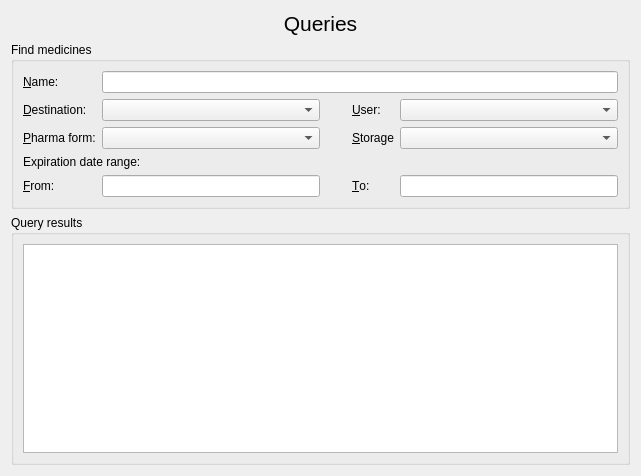
<?xml version="1.0" encoding="UTF-8"?>
<ui version="4.0">
 <class>QueriesForm</class>
 <widget class="QWidget" name="QueriesForm">
  <property name="geometry">
   <rect>
    <x>0</x>
    <y>0</y>
    <width>641</width>
    <height>476</height>
   </rect>
  </property>
  <property name="windowTitle">
   <string>Form</string>
  </property>
  <layout class="QVBoxLayout" name="verticalLayout_2">
   <item>
    <widget class="QLabel" name="m_lblTitle">
     <property name="font">
      <font>
       <pointsize>16</pointsize>
      </font>
     </property>
     <property name="text">
      <string>Queries</string>
     </property>
     <property name="alignment">
      <set>Qt::AlignCenter</set>
     </property>
    </widget>
   </item>
   <item>
    <widget class="QGroupBox" name="m_gboxQueryCondition">
     <property name="title">
      <string>Find medicines</string>
     </property>
     <layout class="QGridLayout" name="gridLayout">
      <item row="4" column="1">
       <widget class="QLineEdit" name="m_leExpDateFrom"/>
      </item>
      <item row="0" column="0">
       <widget class="QLabel" name="m_lblName">
        <property name="text">
         <string>&amp;Name:</string>
        </property>
        <property name="buddy">
         <cstring>m_leName</cstring>
        </property>
       </widget>
      </item>
      <item row="1" column="1">
       <widget class="QComboBox" name="m_cboxDestination"/>
      </item>
      <item row="2" column="0">
       <widget class="QLabel" name="m_lblPharmaForm">
        <property name="text">
         <string>&amp;Pharma form:</string>
        </property>
        <property name="buddy">
         <cstring>m_cboxPharmaForm</cstring>
        </property>
       </widget>
      </item>
      <item row="1" column="4">
       <widget class="QComboBox" name="m_cboxUser"/>
      </item>
      <item row="0" column="1" colspan="4">
       <widget class="QLineEdit" name="m_leName"/>
      </item>
      <item row="2" column="3">
       <widget class="QLabel" name="m_lblStorage">
        <property name="text">
         <string>&amp;Storage</string>
        </property>
        <property name="buddy">
         <cstring>m_cboxStorage</cstring>
        </property>
       </widget>
      </item>
      <item row="1" column="0">
       <widget class="QLabel" name="m_lblDestination">
        <property name="text">
         <string>&amp;Destination:</string>
        </property>
        <property name="buddy">
         <cstring>m_cboxDestination</cstring>
        </property>
       </widget>
      </item>
      <item row="4" column="4">
       <widget class="QLineEdit" name="m_leExpDateTo"/>
      </item>
      <item row="1" column="3">
       <widget class="QLabel" name="m_lblUser">
        <property name="text">
         <string>&amp;User:</string>
        </property>
        <property name="buddy">
         <cstring>m_cboxUser</cstring>
        </property>
       </widget>
      </item>
      <item row="2" column="1">
       <widget class="QComboBox" name="m_cboxPharmaForm"/>
      </item>
      <item row="4" column="3">
       <widget class="QLabel" name="m_lblExpDateTo">
        <property name="text">
         <string>&amp;To:</string>
        </property>
        <property name="buddy">
         <cstring>m_leExpDateTo</cstring>
        </property>
       </widget>
      </item>
      <item row="3" column="0" colspan="2">
       <widget class="QLabel" name="m_lblExpDateRange">
        <property name="sizePolicy">
         <sizepolicy hsizetype="Preferred" vsizetype="Fixed">
          <horstretch>0</horstretch>
          <verstretch>0</verstretch>
         </sizepolicy>
        </property>
        <property name="text">
         <string>Expiration date range:</string>
        </property>
       </widget>
      </item>
      <item row="4" column="0">
       <widget class="QLabel" name="m_lblExpDateFrom">
        <property name="text">
         <string>&amp;From:</string>
        </property>
        <property name="buddy">
         <cstring>m_leExpDateFrom</cstring>
        </property>
       </widget>
      </item>
      <item row="2" column="4">
       <widget class="QComboBox" name="m_cboxStorage"/>
      </item>
      <item row="1" column="2">
       <spacer name="horizontalSpacer">
        <property name="orientation">
         <enum>Qt::Horizontal</enum>
        </property>
        <property name="sizeType">
         <enum>QSizePolicy::Fixed</enum>
        </property>
        <property name="sizeHint" stdset="0">
         <size>
          <width>20</width>
          <height>20</height>
         </size>
        </property>
       </spacer>
      </item>
     </layout>
    </widget>
   </item>
   <item>
    <widget class="QGroupBox" name="m_gboxQueryResults">
     <property name="title">
      <string>Query results</string>
     </property>
     <layout class="QVBoxLayout" name="verticalLayout">
      <item>
       <widget class="QTableView" name="tableView">
        <property name="minimumSize">
         <size>
          <width>0</width>
          <height>200</height>
         </size>
        </property>
       </widget>
      </item>
     </layout>
    </widget>
   </item>
  </layout>
 </widget>
 <resources/>
 <connections/>
</ui>
